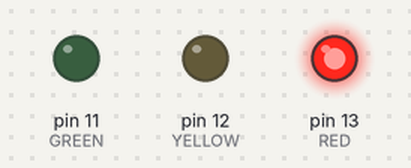
A sketch run on a simulated Arduino Uno, built with avr-gcc and run on an emulated ATmega328P. Parts: output pins drawn as LEDs (lit = HIGH).

Above: at 0.5 s.
At 2.5 s:
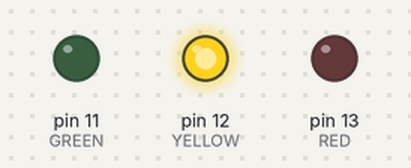
At 4.5 s:
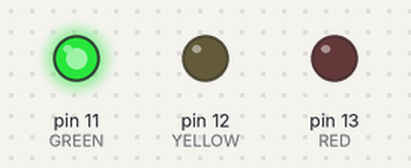
At 9.5 s:
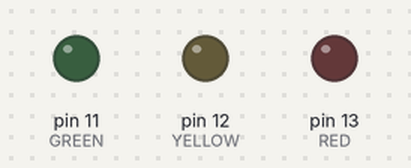
Timing chart, 0 to 10.4 s (numbered marks = the images above):
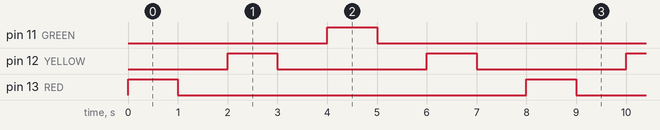

The sketch:

22-multiled_yellow_transition.ino
```cpp
// add another yellow transition
// lighting sequence is now red, yellow, green, yellow and repeat

const int RED = 13;
const int YELLOW = 12;
const int GREEN = 11;

void setup() {
  pinMode(RED, OUTPUT);
  pinMode(YELLOW, OUTPUT);
  pinMode(GREEN, OUTPUT);
}

void loop() {
  digitalWrite(RED, HIGH);
  delay(1000);
  digitalWrite(RED, LOW);
  delay(1000);
  digitalWrite(YELLOW, HIGH);
  delay(1000);
  digitalWrite(YELLOW, LOW);
  delay(1000);
  digitalWrite(GREEN, HIGH);
  delay(1000);
  digitalWrite(GREEN, LOW);
  delay(1000);
  digitalWrite(YELLOW, HIGH);
  delay(1000);
  digitalWrite(YELLOW, LOW);
  delay(1000);
}
```

Measured:
- by itself, pin 11 (GREEN), pin 13 (RED): alternates HIGH for 1.0 s and LOW for 7.0 s
- by itself, pin 12 (YELLOW): alternates HIGH for 1.0 s and LOW for 3.0 s
- by itself, everything shown: repeats every 8.0 s, in 8 steps
